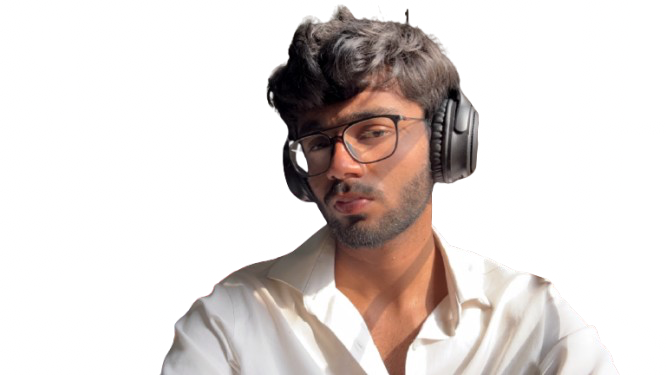
#> input picture assets/portrait-source.png, 666 x 375 px
$ python -i dotify.py   (imports and definitions only)
#> lines starting #> are read from the running program, lines starting #| are printed output that depends on the picture; after the words box and inside, x2 and y2 are one past the last pixel; in counts of white or black regions, pixels touching at a corner belong together
#> further down, picture is the input picture: PIL image 666x375 RGBA; mean R, G, B, A 60, 50.9, 47.9, 85.3
#!/usr/bin/env python3
"""
Converts a photo into a colored dot-matrix (halftone-style) SVG portrait,
in the style used by GitHub profile READMEs that render a headshot as dots.

Usage:
    python scripts/dotify.py assets/portrait-source.png -o assets/portrait \
        --cols 90 --bg-threshold 235 --detail 1.0

Outputs assets/portrait.svg (single file — GitHub profile READMEs render
fine on both light/dark themes since the background is baked in as dark,
matching the toolbox/radar sections of this README).
"""

import argparse
from xml.sax.saxutils import escape as xml_escape

from PIL import Image, ImageChops


def autocrop_background(img, bg_threshold=235, padding=20):
    """Crop away background margins around the subject, with a bit of padding.
    Uses the alpha channel when present (exact), otherwise a near-white
    color threshold (approximate)."""
#> called with bg_threshold = 235, padding = 20
    if img.mode == "RGBA":
        mask = img.split()[-1].point(lambda a: 255 if a > 10 else 0)
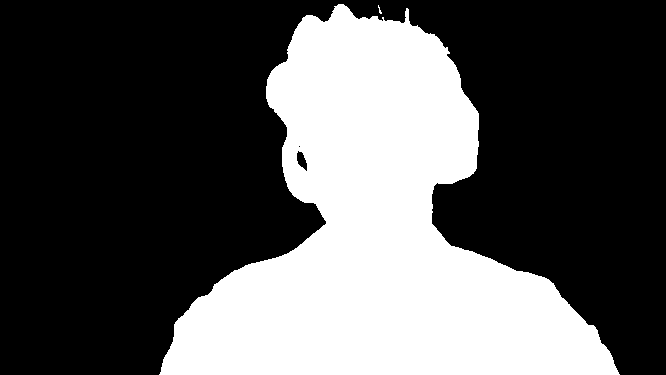
#> mask: PIL image 666x375 L; 34% white; 2 white regions (1 under 20 px), largest, box (x1, y1, x2, y2) and area: (159, 4, 620, 375) 84822
    else:
        gray = img.convert("L")
        mask = gray.point(lambda p: 255 if p < bg_threshold else 0)
    bbox = mask.getbbox()
#> bbox = (159, 4, 620, 375)
    if not bbox:
        return img
    left, top, right, bottom = bbox
#> left = 159; top = 4; right = 620; bottom = 375
    left = max(0, left - padding)
#> left = 139
    top = max(0, top - padding)
#> top = 0
    right = min(img.width, right + padding)
#> right = 640
    bottom = min(img.height, bottom + padding)
    return img.crop((left, top, right, bottom))
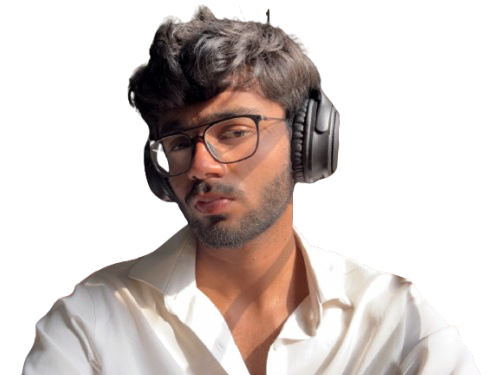
#> returned value: PIL image 501x375 RGBA; mean R, G, B, A 77.6, 65.1, 60.6, 113.3; transparent parts drawn white


# [81 lines left out: functions build_dots, render_svg, main, not called in this run]


# [2 lines not run here, left out]

>>> from PIL import Image
>>> picture = Image.open('../assets/portrait-source.png')
>>> result = autocrop_background(picture)
